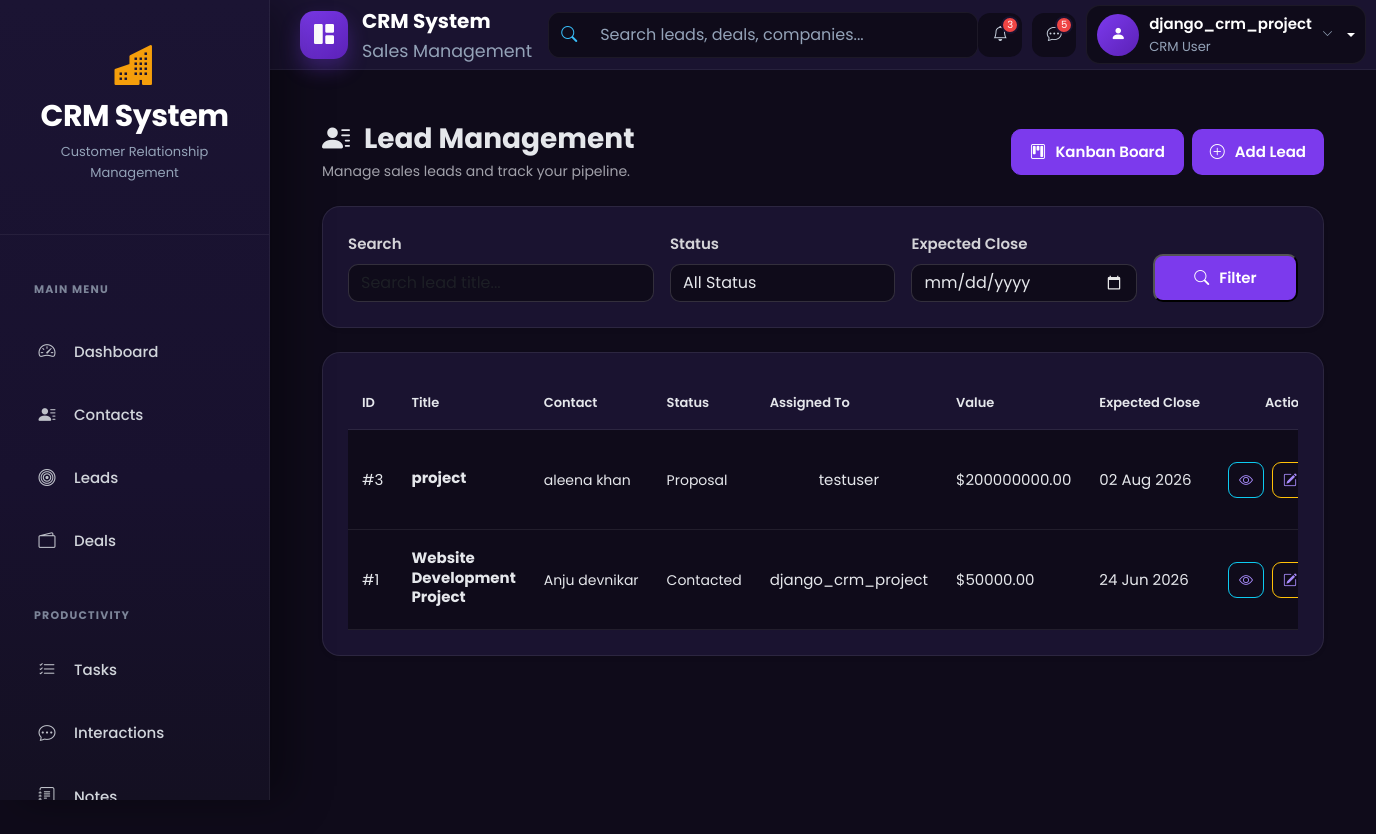
/leads/ (signed in), run on an earlier commit of the app's database.
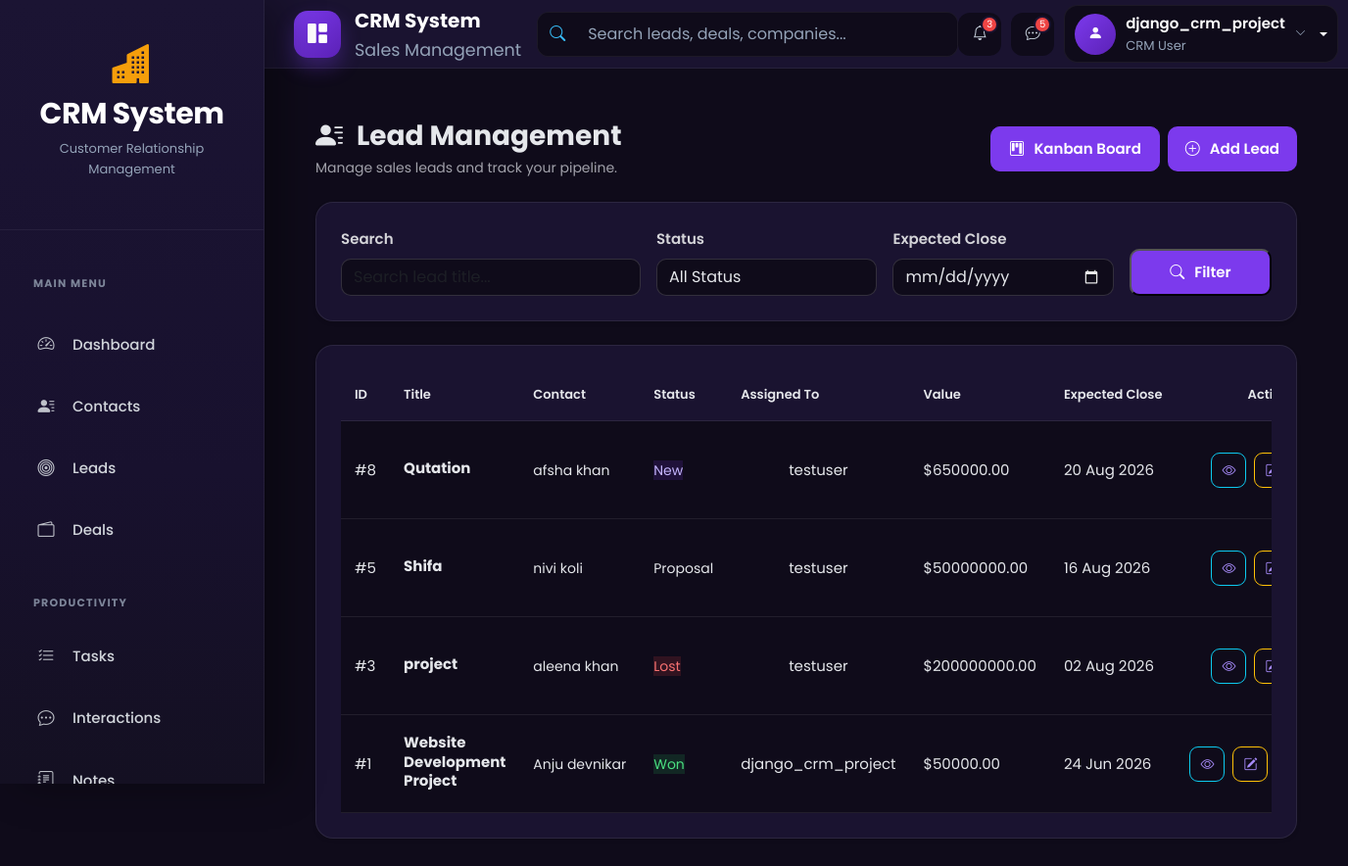
And on a later commit of the database.
### accounts/models.py (models this page shows)
class CustomUser(AbstractUser):
    ROLE_CHOICES = (
        ('admin', 'Admin'),
        ('agent', 'Agent'),
    )
    role = models.CharField(max_length=10, choices=ROLE_CHOICES, default='agent')
    phone = models.CharField(max_length=15, blank=True, null=True)
    profile_pic = models.ImageField(upload_to="profiles/", blank=True, null=True)
    email = models.EmailField(unique=True)
    is_approved = models.BooleanField(default=False, help_text="Admin approval required for login")
    def __str__(self):
        return self.username

### leads/models.py (models this page shows, shortened)
class Lead(models.Model):
    STATUS_CHOICES = [
        ('new','New'),
        ('contacted','Contacted'),
        ('qualified','Qualified'),
        ('proposal','Proposal'),
        ('won','Won'),
        ('lost','Lost'),
    ]
    contact = models.ForeignKey(Contact,on_delete=models.CASCADE)
    title = models.CharField(max_length=200)
    status = models.CharField(max_length=20, choices=STATUS_CHOICES, default='new')
    assigned_to = models.ForeignKey(settings.AUTH_USER_MODEL, on_delete=models.SET_NULL, null=True,blank=True)
    estimated_value = models.DecimalField(max_digits=12, decimal_places=2, default=0)
    expected_close =models.DateField(null=True, blank=True)
    created_at = models.DateTimeField(auto_now_add=True)
    updated_at =models.DateTimeField(auto_now=True)

### contacts/models.py (models this page shows)
class Contact(models.Model):
    SOURCE_CHOICES = (
        ('website','Website'),
        ('referral','Referral'),
        ('social','Social Media'),
        ('cold_call','Cold Call'),
    )
    first_name = models.CharField(max_length=100)
    last_name = models.CharField(max_length=100)
    email = models.EmailField(unique=True)
    phone = models.CharField(max_length=20,blank=True)
    company = models.ForeignKey(Company,on_delete=models.SET_NULL,null=True,blank=True)
    assigned_to = models.ForeignKey(settings.AUTH_USER_MODEL,on_delete=models.SET_NULL,null=True,blank=True)
    source = models.CharField(max_length=20,choices=SOURCE_CHOICES)
    created_at = models.DateTimeField(auto_now_add=True)
    def __str__(self):
       return f"{self.first_name} {self.last_name}"

### leads/views.py (the view)
# urls.py: path("", views.lead_list, name="lead_list"),
@login_required
def lead_list(request):
    leads = (
        get_user_leads(request.user)
        .select_related(
            "contact",
            "assigned_to"
        )
        .order_by("-created_at")
    )
    search = request.GET.get("search")
    if search:
        leads = leads.filter(
            title__icontains=search
        )
    status = request.GET.get("status")
    if status:
        leads = leads.filter(
            status=status
        )
    agent = request.GET.get("agent")
    if agent and request.user.role == "admin":
        leads = leads.filter(
            assigned_to_id=agent
        )
    paginator = Paginator(
        leads,
        10
    )
    page_obj = paginator.get_page(
        request.GET.get("page")
    )
    context = {
        "leads":page_obj,
        "page_obj":page_obj,
        "status_choices":
            Lead.STATUS_CHOICES,
        "agents":
            User.objects.filter(
                role="agent"
            )
    }
    return render(
        request,
        "leads/lead_list.html",
        context
    )

### templates/leads/lead_list.html (shortened to what this page needs)
{% extends "base.html" %}
{% block content %}
<div class="container-fluid">
<div class="d-flex justify-content-between align-items-center flex-wrap mb-4">
    <div>
        <h2 class="crm-title mb-1">
            <i class="bi bi-person-lines-fill me-2"></i>
            Lead Management
        </h2>
        <p class="crm-page-subtitle mb-0">
            Manage sales leads and track your pipeline.
        </p>
    </div>
    <div class="d-flex gap-2 mt-3 mt-md-0">
        <a
            href="{% url 'leads:lead_kanban' %}"
            class="crm-btn-secondary"
        >
            <i class="bi bi-kanban me-1"></i>
            Kanban Board
        </a>
        <a
            href="{% url 'leads:lead_add' %}"
            class="crm-btn-primary"
        >
            <i class="bi bi-plus-circle me-1"></i>
            Add Lead
        </a>
    </div>
</div>
<div class="crm-card shadow-sm mb-4">
    <form method="GET">
        <div class="row g-3 align-items-end">
            <div class="col-md-4">
                <label class="form-label">
                    Search
                </label>
                <input
                    type="text"
                    name="search"
                    class="form-control"
                    placeholder="Search lead title..."
                    value="{{ request.GET.search }}"
                >
            </div>
            <div class="col-md-3">
                <label class="form-label">
                    Status
                </label>
                <select
                    name="status"
                    class="form-select"
                >
                    <option value="">
                        All Status
                    </option>
                </select>
            </div>
            <div class="col-md-3">
                <label class="form-label">
                    Expected Close
                </label>
                <input
                    type="date"
                    name="date"
                    class="form-control"
                    value="{{ request.GET.date }}"
                >
            </div>
            <div class="col-md-2 d-grid">
                <button
                    class="crm-btn-primary"
                    type="submit"
                >
                    <i class="bi bi-search me-1"></i>
                    Filter
                </button>
            </div>
        </div>
    </form>
</div>
<div class="crm-card shadow-sm">
    <div class="table-responsive">
        <table class="table crm-table crm-contact-table align-middle mb-0">
            <thead>
                <tr>
                    <th>ID</th>
                    <th>Title</th>
                    <th>Contact</th>
                    <th>Status</th>
                    <th>Assigned To</th>
                    <th>Value</th>
                    <th>Expected Close</th>
                    <th class="text-center">
                        Actions
                    </th>
                </tr>
            </thead>
            <tbody>
            {% for lead in leads %}
                <tr>
                    <td>
                        #{{ lead.id }}
                    </td>
                    <td>
                        <strong>
                            {{ lead.title }}
                        </strong>
                    </td>
                    <td>
                        {% if lead.contact %}
                            {{ lead.contact }}
                        {% else %}
                            <span class="text-secondary">
                                No Contact
                            </span>
                        {% endif %}
                    </td>
                    <td>
                        {% if lead.status == "new" %}
                            <span class="crm-badge-primary">
                                New
                            </span>
                        {% elif lead.status == "contacted" %}
                            <span class="crm-badge-info">
                                Contacted
                            </span>
                        {% elif lead.status == "qualified" %}
                            <span class="crm-badge-warning">
                                Qualified
                            </span>
                        {% elif lead.status == "proposal" %}
                            <span class="crm-badge-secondary">
                                Proposal
                            </span>
                        {% elif lead.status == "won" %}
                            <span class="crm-badge-success">
                                Won
                            </span>
                        {% elif lead.status == "lost" %}
                            <span class="crm-badge-danger">
                                Lost
                            </span>
                        {% endif %}
                    </td>
                    <td>
                        {% if lead.assigned_to %}
                            {{ lead.assigned_to }}
                        {% else %}
                            <span class="text-secondary">
                                Unassigned
                            </span>
                        {% endif %}
                    </td>
                    <td>
                        ${{ lead.estimated_value|default:0|floatformat:2 }}
                    </td>
                    <td>
                        {% if lead.expected_close %}
                            {{ lead.expected_close|date:"d M Y" }}
                        {% else %}
                            <span class="text-secondary">
                                -
                            </span>
                        {% endif %}
                    </td>
                    <td class="text-center">
                        <div class="btn-group">
                            <a
                                href="{% url 'leads:lead_detail' lead.id %}"
                                class="btn btn-sm btn-outline-info"
                                title="View Lead"
                            >
                                <i class="bi bi-eye"></i>
                            </a>
                            <a
                                href="{% url 'leads:lead_edit' lead.id %}"
                                class="btn btn-sm btn-outline-warning"
                                title="Edit Lead"
                            >
                                <i class="bi bi-pencil-square"></i>
                            </a>
                        </div>
                    </td>
                </tr>
            {% endfor %}
            </tbody>
        </table>
    </div>
</div>
</div>
{% endblock %}

### templates/base.html (shortened to what this page needs)
{% load static %}
<!DOCTYPE html>
<html lang="en">
<head>
    <link
        href="https://cdn.jsdelivr.net/npm/bootstrap@5.3.3/dist/css/bootstrap.min.css"
        rel="stylesheet">
    <link
        rel="stylesheet"
        href="https://cdn.jsdelivr.net/npm/bootstrap-icons@1.11.3/font/bootstrap-icons.min.css">
    <link rel="stylesheet" href="{% static 'css/base.css' %}">
    <link rel="stylesheet" href="{% static 'css/components.css' %}">
    <link rel="stylesheet" href="{% static 'css/pages.css' %}">
</head>
<body>
    {% include "includes/sidebar.html" %}
    {% include "includes/navbar.html" %}
    <main class="main-wrapper">
        <div class="container-fluid py-4">
            {% block content %}
            {% endblock %}
        </div>
    </main>
</body>
</html>

### templates/includes/sidebar.html (shortened to what this page needs)
<div class="sidebar">
    <div class="sidebar-logo">
        <i class="bi bi-buildings-fill fs-1 text-warning"></i>
        <h3>CRM System</h3>
        <p>
            Customer Relationship Management
        </p>
    </div>
    <div class="px-3 mt-4">
        <small class="text-uppercase text-secondary fw-bold">
            Main Menu
        </small>
    </div>
    <ul class="nav flex-column p-3">
        <li class="nav-item">
            <a href="/"
               class="nav-link">
                <i class="bi bi-speedometer2"></i>
                Dashboard
            </a>
        </li>
        <li class="nav-item">
            <a href="{% url 'contacts:contact_list' %}"
               class="nav-link">
                <i class="bi bi-person-lines-fill"></i>
                Contacts
            </a>
        </li>
        <li class="nav-item">
            <a href="{% url 'leads:lead_list' %}"
               class="nav-link">
                <i class="bi bi-bullseye"></i>
                Leads
            </a>
        </li>
        <li class="nav-item">
            <a href="{% url 'deals:deal_list' %}"
               class="nav-link">
                <i class="bi bi-wallet2"></i>
                Deals
            </a>
        </li>
    </ul>
    <div class="px-3">
        <small class="text-uppercase text-secondary fw-bold">
            Productivity
        </small>
    </div>
    <ul class="nav flex-column p-3 pt-2">
        <li class="nav-item">
            <a href="{% url 'tasks:task_list' %}"
               class="nav-link">
                <i class="bi bi-list-check"></i>
                Tasks
            </a>
        </li>
        <li class="nav-item">
            <a href="{% url 'interactions:interaction_list' %}"
               class="nav-link">
                <i class="bi bi-chat-dots"></i>
                Interactions
            </a>
        </li>
        <li class="nav-item">
            <a href="{% url 'notes:note_list' %}"
               class="nav-link">
                <i class="bi bi-journal-text"></i>
                Notes
            </a>
        </li>
    </ul>
</div>

### templates/includes/navbar.html (shortened to what this page needs)
<nav class="navbar navbar-expand-lg crm-navbar">
  <div class="container-fluid">
    <a class="navbar-brand crm-brand" href="{% url 'dashboard' %}">
      <div class="crm-brand-icon">
        <i class="bi bi-grid-1x2-fill"></i>
      </div>
      <div class="crm-brand-text">
        <span class="crm-brand-title"> CRM System </span>
        <small> Sales Management </small>
      </div>
    </a>
    <div class="collapse navbar-collapse" id="crmNavbar">
      <form class="crm-search mx-auto">
        <div class="input-group">
          <span class="input-group-text">
            <i class="bi bi-search"></i>
          </span>
          <input
            type="search"
            class="form-control"
            placeholder="Search leads, deals, companies..."
          />
        </div>
      </form>
      {% if user.is_authenticated %}
      <div class="crm-navbar-actions">
       <a href="javascript:void(0);" class="crm-nav-icon">
    <i class="bi bi-bell"></i>
    <span class="crm-nav-badge">3</span>
</a>
        <a href="#" class="crm-nav-icon">
          <i class="bi bi-chat-dots"></i>
          <span class="crm-nav-badge">5</span>
        </a>
        <div class="dropdown crm-user-dropdown">
          <a
            href="#"
            class="crm-user dropdown-toggle"
            role="button"
            data-bs-toggle="dropdown"
            aria-expanded="false"
          >
            <div class="crm-avatar">
              <i class="bi bi-person-fill"></i>
            </div>
            <div class="crm-user-info">
              <span class="crm-user-name"> {{ user.username }} </span>
<small>
    CRM User
</small>            </div>
            <i class="bi bi-chevron-down crm-arrow"></i>
          </a>
        </div>
      </div>
      {% else %}
      <div class="d-flex align-items-center gap-2 ms-auto">
        <a href="/accounts/login/" class="btn btn-outline-light"> Login </a>
        <a href="/accounts/register/" class="btn btn-primary"> Register </a>
      </div>
      {% endif %}
    </div>
  </div>
</nav>

What changed in the data, as far as the page shows it:
added Lead: id "8", title "Qutation", contact "afsha khan", status "New", assigned_to "testuser", estimated_value "650000.00", expected_close "20 Aug 2026"
added Lead: id "5", title "Shifa", contact "nivi koli", status "Proposal", assigned_to "testuser", estimated_value "50000000.00", expected_close "16 Aug 2026"
changed Lead "project": status "Proposal" → "Lost"
changed Lead "Website Development Project": status "Contacted" → "Won"
